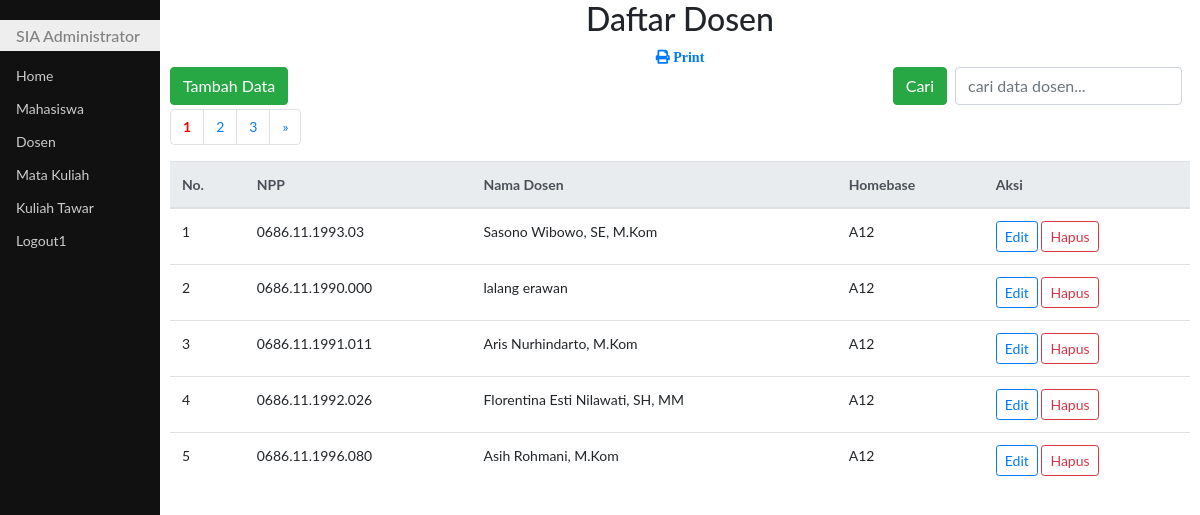
The page /updateDosen.php on the database its author committed.
### tables this page shows
CREATE TABLE `dosen` (
  `npp` char(16) NOT NULL,
  `namadosen` varchar(50) DEFAULT NULL,
  `homebase` char(10) DEFAULT NULL,
  PRIMARY KEY (`npp`)
);

### updateDosen.php (the view, shortened to what this page needs)
<!DOCTYPE html>
<html lang="en">
<head>
	<link rel="stylesheet" type="text/css" href="bootstrap4/css/bootstrap.css">
	<link rel="stylesheet" type="text/css" href="css/styleku.css">
    <link rel="stylesheet" href="https://use.fontawesome.com/releases/v5.7.0/css/all.css">
</head>
<body>
<?php
include "fungsi.php";
$jmlDataPerHal = 5;
$halAktif = (isset($_GET['hal'])) ? $_GET['hal'] : 1;
$sqlTotalData = "SELECT COUNT(*) AS total FROM dosen";
$resultTotalData = mysqli_query($koneksi, $sqlTotalData) or die(mysqli_error($koneksi));
$totalData = mysqli_fetch_assoc($resultTotalData)['total'];
$jmlHal = ceil($totalData / $jmlDataPerHal);
$awalData = ($jmlDataPerHal * $halAktif) - $jmlDataPerHal;
$cari = "";
if (isset($_POST['submit'])) {
    $cari = $_POST['cari'];
    $sql = "SELECT * FROM dosen WHERE namadosen LIKE '%$cari%' OR npp LIKE '%$cari%' OR homebase LIKE '%$cari%'
        limit $awalData,$jmlDataPerHal";
            $halAktif = 1;
} else {
	$sql="select * from dosen limit $awalData,$jmlDataPerHal";
}
$hasil=mysqli_query($koneksi,$sql) or die(mysqli_error($koneksi));
?>
<div class="utama">
    <h2 class="text-center">Daftar Dosen</h2>
	<div class="text-center"><a href="prnDosen.php"><span class="fas fa-print">&nbsp;Print</span></a></div>
    <span class="float-left">
        <a href="addDosen.php" class="btn btn-success">Tambah Data</a>
</span>
    <span class="float-right">
    <form method="POST" action="" class="form-inline">
        <button class="btn btn-success" type="submit" name="submit" value="Cari">Cari</button>
        <input class="form-control ml-2 mr-2" type="text" name="cari" placeholder="cari data dosen...">
    </form>
    </span>
    <br><br>
    <ul class="pagination">
        <?php
        for ($i = 1; $i <= $jmlHal; $i++) {
            if ($i == $halAktif) {
                echo "<li class='page-item '><a class='page-link' href='?hal=$i&cari=$cari' style='font-weight: bold; color: red;'>$i</a></li>";
            } else {
                echo "<li class='page-item'><a class='page-link' href='?hal=$i&cari=$cari'>$i</a></li>";
            }
        }
        if ($halAktif < $jmlHal) {
            $forward = $halAktif + 1;
            echo "<li class='page-item'><a class='page-link' href='?hal=$forward&cari=$cari'>&raquo;</a></li>";
        }
        ?>
    </ul>
	<table class="table table-hover">
	<thead class="thead-light">
            <tr>
                <th>No.</th>
                <th>NPP</th>
                <th>Nama Dosen</th>
                <th>Homebase</th>
                <th>Aksi</th>
            </tr>
        </thead>
        <tbody>
            <?php
                if($awalData==0){
                    $no=$awalData+1;
                }else{
                    $no=$awalData;
                }
                while($row=mysqli_fetch_assoc($hasil)){
                    ?>
                    <tr>
                    <td><?php echo $no?></td>
                    <td><?php echo $row["npp"]?></td>
                    <td><?php echo $row["namadosen"]?></td>
                    <td><?php echo $row["homebase"]?></td>
                    <td>
                    <a class="btn btn-outline-primary btn-sm" href="editDosen.php?kode=<?php echo $row['npp']?>">Edit</a>
                    <a class="btn btn-outline-danger btn-sm" href="hpsDosen.php?kode=<?php echo $row["npp"]?>" id="linkHps" onclick="return confirm('Anda ingin menghapus data ini?')">Hapus</a>
                    </td>
                    </tr>
                <?php
                $no++;
                }
            ?>
        </tbody>
    </table>
</div>
</body>
</html>

### css/styleku.css (style rules this page uses)
body { font-family: "Lato", sans-serif; }
.menusamping { height: 100%; width: 160px; position: fixed; z-index: 1; top: 0; left: 0; background-color: #111; overflow-x: hidden; padding-top: 20px; }
.menusamping a { padding: 6px 8px 6px 16px; text-decoration: none; font-size: 14px; color: #ccc; display: block; }
.menusamping h1 { padding: 6px 8px 6px 16px; text-decoration: none; font-size: 16px; color: #818181; background-color:#eee; display: block; }
.utama { margin-left: 160px; font-size: 14px; padding: 0px 10px; }

### rows shown on the page
dosen: npp "0686.11.1993.03", namadosen "Sasono Wibowo, SE, M.Kom", homebase "A12"
dosen: npp "0686.11.1990.000", namadosen "lalang erawan", homebase "A12"
dosen: npp "0686.11.1991.011", namadosen "Aris Nurhindarto, M.Kom", homebase "A12"
dosen: npp "0686.11.1992.026", namadosen "Florentina Esti Nilawati, SH, MM", homebase "A12"
dosen: npp "0686.11.1996.080", namadosen "Asih Rohmani, M.Kom", homebase "A12"
